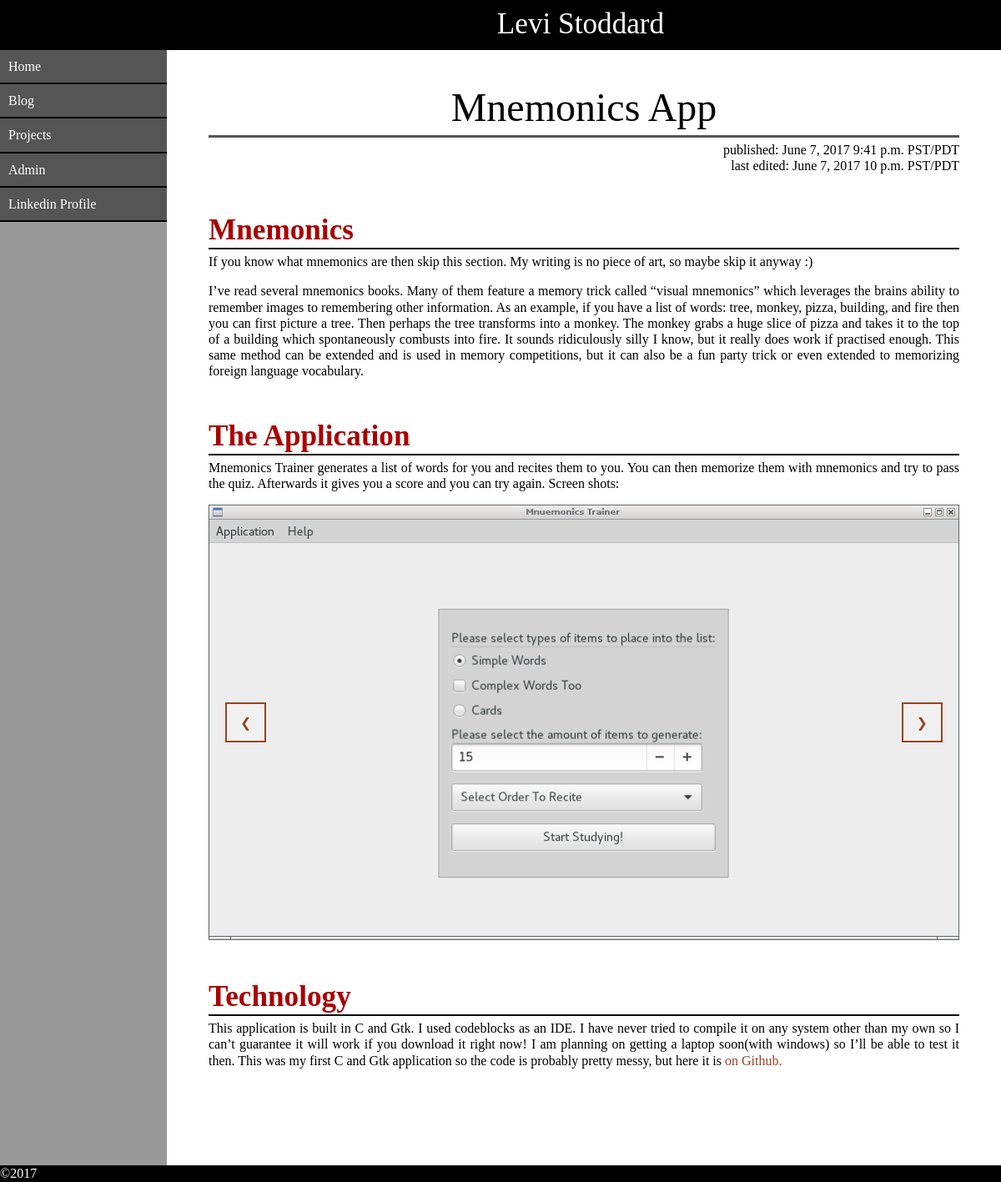
Page /blog/d2a9801be58c49d2a9f89309e39152d0 on the earlier database version.
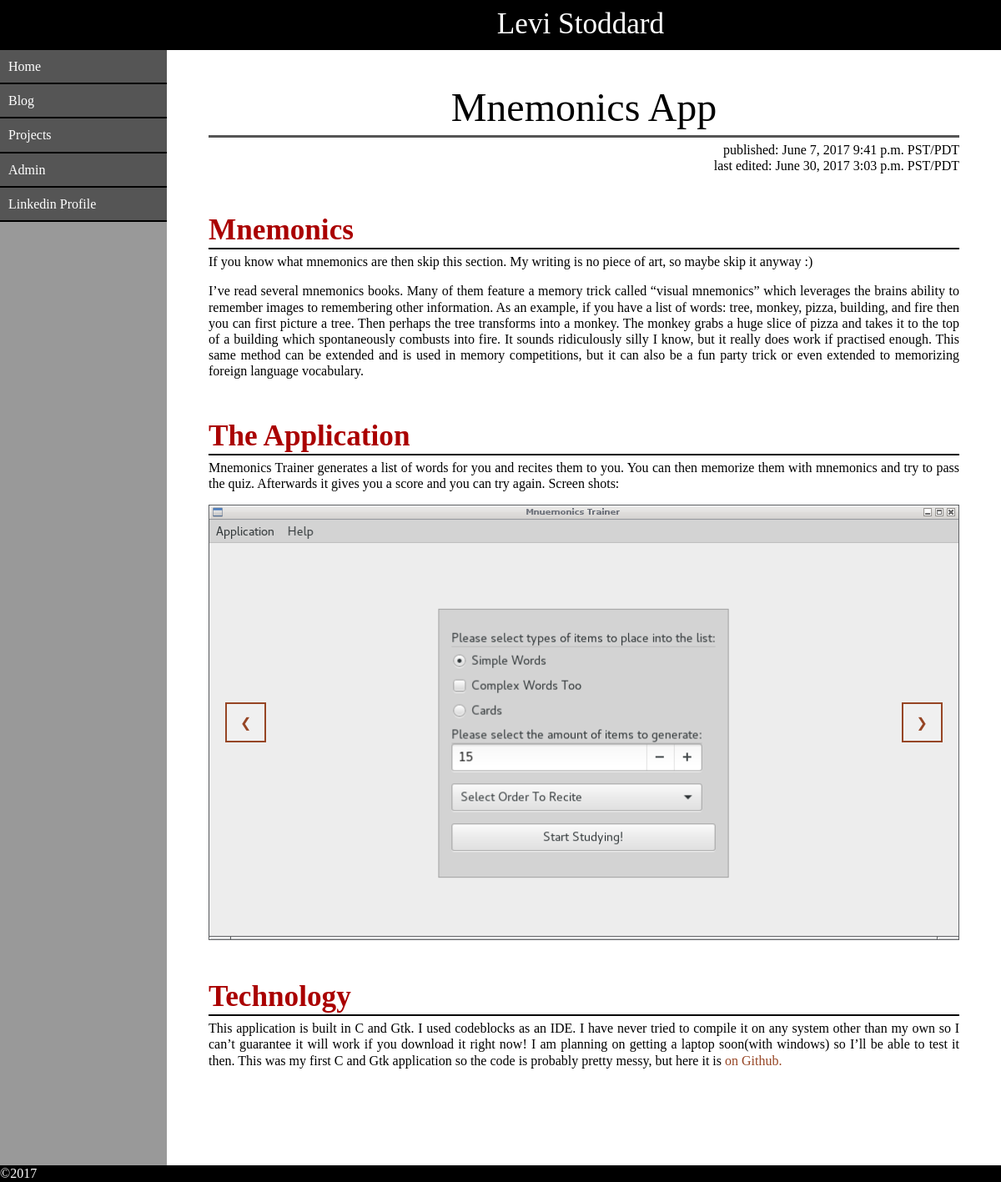
Same page on the later database version.
### app/models.py (models this page shows, shortened)
class BlogPage(models.Model):
    publication_date = models.DateField(auto_now_add=True)
    publication_time = models.TimeField(auto_now_add=True)
    edit_date = models.DateField(auto_now=True)
    edit_time = models.TimeField(auto_now=True)
    title = models.CharField(max_length=200)
    summary = models.CharField(max_length=500)
    content = models.TextField(max_length=50)
    tag = models.CharField(max_length=15) # something like Project or Blog
    imageFile = models.CharField(max_length=50, default='Teleporter.png')
    published = models.BooleanField(default=False)
    id = models.UUIDField(primary_key=True, default=uuid.uuid4, editable=False)
    @property
    def edited(self):
        return abs((datetime.datetime.combine(self.publication_date, self.publication_time) - datetime.datetime.combine(self.edit_date, self.edit_time)).total_seconds()) > 1

### app/views.py (the view)
# urls.py: url(r'^blog/(?P<page_id>[\S]+)$', blog, name='blog'),
def blog(request, page_id):
    page = get_object_or_404(BlogPage, pk=page_id)
    template = Template(blog_template + page.content + blog_template_ending)
    context = RequestContext(request, {'blogPage': page,
        'loggedin' : request.user.is_authenticated})
    return HttpResponse(template.render(context))

### app/templates/app/main.html (shortened to what this page needs)
{% load static %}
<!DOCTYPE html>
<html>
    <head>
        <link rel="stylesheet" type="text/css" href="{% static 'app/content/reset.css' %}">
        <link rel="stylesheet" type="text/css" href="{% static 'app/content/style.css' %}">
        <link rel="stylesheet" type="text/css" href="{% static 'app/content/highlight.css' %}">
    </head>
    <body>
        <div class = "page">
            <div id = "grey-area"></div>
            <div class = "websiteHeader">
                <p class = "websiteTitle">Levi Stoddard</p>
            </div>
            <div class = "sideAndPageHolder">
                <ul class = "navigationbar">
                    <li><a href="{% url 'main' 'home.html' %}">Home</a></li>
                    <li><a href="{% url 'main' 'index/Blog' %}">Blog</a></li>
                    <li><a href="{% url 'main' 'index/Project' %}">Projects</a></li>
                    <li><a href="{% url 'main' 'admin/' %}">Admin</a></li>
                    <li><a href="https://www.linkedin.com/in/levistoddard/">Linkedin Profile</a></li>
                </ul>
                <div class = "content">
                    <div class = "centered-content">
                        {% block content %}{% endblock %}
                    </div>
                </div>
            </div>
            <div class="footer"> <p style="color: #FFF; margin: 0;">&copy;2017</p>
            </div>
        </div>
    </body>
</html>

### app/static/app/content/style.css (style rules this page uses)
.page { position:relative; width: 100%; min-height: 100%; }
.sideAndPageHolder { padding-bottom: 100px; width: 100%; }
.websiteTitle { margin: auto; font-size: 2.2em; padding: 8px; color: #FFF; text-align: center; padding-left: 200px; font-family: "Impact", Times, serif; }
.websiteHeader { width: 100%; background-color: #000; height: 60px; }
.navigationbar { position:absolute; list-style-type: none; width: 200px; top: 60px; }
.navigationbar li:before { content:""; }
.navigationbar li a { display: block; text-decoration: none; padding: 10px; background-color: #555; color: #FFF; border-bottom: 2px; border-style: solid; border-color: #000; }
#grey-area { position:fixed; height: 100%; z-index: -1; width: 200px; background-color: #999; }
.page-title { font-size: 3em; color: #000; padding-bottom: 4px; margin-top: 40px; margin-bottom: 5px; border-width: 3px; border-color: #555; border-bottom-style: solid; text-align: center; }
.content { margin-left: 200px; padding-bottom:20px; }
.centered-content { text-align: justify; padding-left: 20%; padding-right: 20%; }
.footer { position: absolute; bottom: 0; left: 0; right: 0; height:20px; background-color: #000; }
h1 { color: #A00; font-weight: bold; font-size: 2.2em; margin-top: 50px; margin-bottom: 5px; border-width: 2px; border-color: #000; border-bottom-style: solid; padding-bottom: 4px; overflow-x: auto; }
@media (max-device-width: 1300px), (max-width: 1300px) { .centered-content { padding-left: 5%; padding-right: 5%; } }
.slideshow { background: #AAA; position: relative; }
.slideshow :not(button) { margin:auto; }
.leftButton { position: absolute; left: 20px; top: 50%; margin-top: -1.5em; padding: 0px 16px; }
.rightButton { position: absolute; right: 20px; top: 50%; margin-top: -1.5em; padding: 0px 16px; }

Differences in the rows shown:
changed BlogPage: title+publication_date+publication_time "…PST/PDT last edited: June 7, 2017 10 p.m. PST/PDT Mnemonics If…" → "…PST/PDT last edited: June 30, 2017 3:03 p.m. PST/PDT Mnemonics If…"
